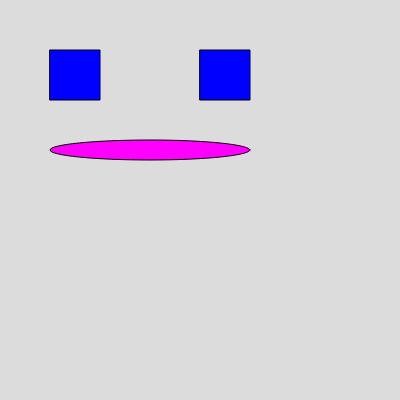
Frame 1 (no input)
Frame 60 (no input): identical to frame 1, image omitted
Frame 120 (the mouse pressed at the canvas centre since frame 60): identical to frame 1, image omitted

The p5.js sketch that drew this single still picture (run headless with seeded random() and noise() and a simulated clock; from frame 60 on, the mouse is pressed at the canvas centre):

// p5.js sketch
// ── sketch.js
function setup() {
  createCanvas(400, 400);
}

function draw() {
  background(220);

  // Eyes
  fill(0, 0, 255)
  square(50, 50, 50);
  square(200, 50, 50);

  // Mouth
  fill(255, 0, 255);
  ellipse(150, 150, 200, 20);
  
}
